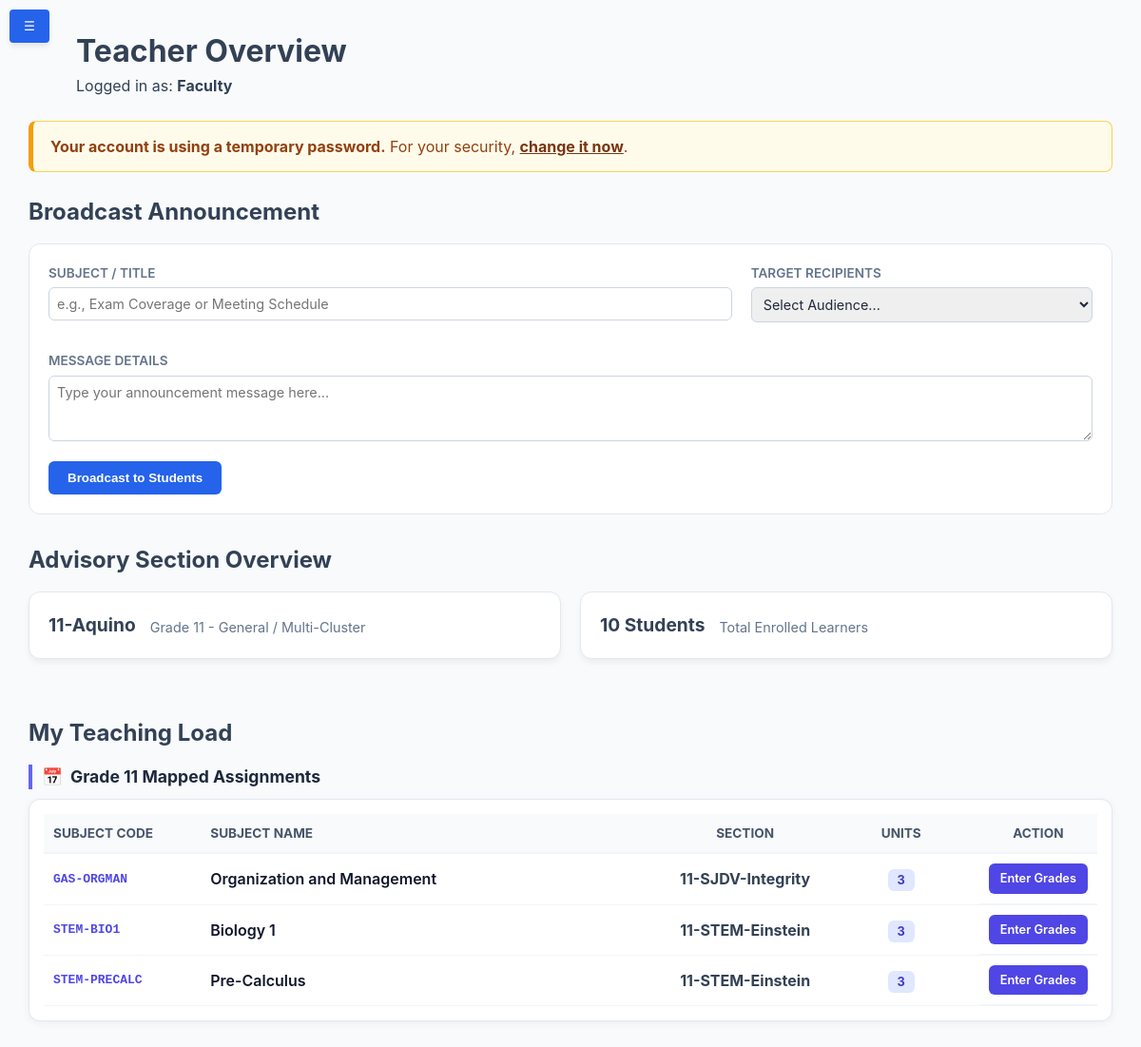
/modules/faculty/faculty_dashboard.php (signed in), run on the app's committed database.
### tables this page shows
CREATE TABLE `sections` (
  `id` int(11) NOT NULL,
  `section_name` varchar(50) NOT NULL,
  `strand_id` int(11) DEFAULT NULL,
  `grade_level` int(11) NOT NULL,
  `adviser_id` int(11) DEFAULT NULL,
  `academic_year` varchar(20) NOT NULL DEFAULT '2026-2027',
  `curriculum_version` enum('Legacy','Strengthened') NOT NULL DEFAULT 'Strengthened'
);

CREATE TABLE `subject_assignments` (
  `id` int(11) NOT NULL,
  `faculty_id` int(11) DEFAULT NULL,
  `subject_id` int(11) DEFAULT NULL,
  `section_id` int(11) DEFAULT NULL,
  `academic_year` varchar(20) NOT NULL DEFAULT '2026-2027',
  `semester` enum('1st Term','2nd Term','3rd Term','1st Sem','2nd Sem','Full Year') NOT NULL DEFAULT '1st Term'
);

CREATE TABLE `subjects` (
  `id` int(11) NOT NULL,
  `curriculum_version` enum('Legacy','Strengthened') NOT NULL DEFAULT 'Strengthened',
  `subject_code` varchar(20) NOT NULL,
  `subject_name` varchar(255) NOT NULL,
  `type` enum('Core','Applied','Specialized','Elective') NOT NULL DEFAULT 'Core',
  `strand_id` int(11) DEFAULT NULL,
  `grade_level` int(11) NOT NULL,
  `term` enum('1st','2nd','3rd','1st Sem','2nd Sem','Full Year') NOT NULL DEFAULT '1st',
  `units` int(11) DEFAULT 3,
  `hours` int(11) DEFAULT 80
);

### modules/faculty/faculty_dashboard.php (the view, shortened to what this page needs)
<?php
$pdo = getDBConnection();
$user_id   = (int) $_SESSION['user_id'];
$user_role = strtolower($_SESSION['role']);
$reset_query = $pdo->prepare("SELECT require_reset FROM users WHERE id = ?");
$reset_query->execute([$user_id]);
$require_password_change = (bool) $reset_query->fetchColumn();
$section_data = null;
if (in_array($user_role, ['adviser', 'faculty'], true)) {
    $section_query = $pdo->prepare("
        SELECT
            s.id,
            s.section_name,
            s.grade_level,
            COALESCE(st.strand_name, 'General / Multi-Cluster') AS strand_name
        FROM sections s
        LEFT JOIN strands st ON s.strand_id = st.id
        WHERE s.adviser_id = :adviser_id
        ORDER BY s.academic_year DESC, s.id DESC
        LIMIT 1
    ");
    $section_query->execute(['adviser_id' => $user_id]);
    $section_data = $section_query->fetch(PDO::FETCH_ASSOC);
}
$load_query = $pdo->prepare("
    SELECT
        sa.id AS assignment_id,
        sa.subject_id,
        sa.section_id,
        s.subject_name,
        s.subject_code,
        s.units,
        s.grade_level AS sub_grade_level,
        sec.section_name,
        sec.grade_level AS sec_grade_level
    FROM subject_assignments sa
    JOIN subjects s ON sa.subject_id = s.id
    JOIN sections sec ON sa.section_id = sec.id
    WHERE sa.faculty_id = :faculty_id
    ORDER BY
        CASE
            WHEN s.grade_level LIKE '%11%' THEN 1
            WHEN s.grade_level LIKE '%12%' THEN 2
            ELSE 3
        END ASC,
        sec.section_name ASC,
        s.subject_name ASC
");
$load_query->execute(['faculty_id' => $user_id]);
$teaching_load_result = $load_query->fetchAll(PDO::FETCH_ASSOC);
$categorized_load = ['Grade 11' => [], 'Grade 12' => [], 'Other' => []];
foreach ($teaching_load_result as $load) {
    if (strpos($load['sub_grade_level'], '11') !== false) {
        $categorized_load['Grade 11'][] = $load;
    } elseif (strpos($load['sub_grade_level'], '12') !== false) {
        $categorized_load['Grade 12'][] = $load;
    } else {
        $categorized_load['Other'][] = $load;
    }
}
$student_count = 0;
if ($section_data) {
    $sec_id = $section_data['id'];
    $count_query = $pdo->prepare("SELECT COUNT(*) as total FROM users WHERE section_id = :sec_id AND role = 'student'");
    $count_query->execute(['sec_id' => $sec_id]);
    $student_count = $count_query->fetch(PDO::FETCH_ASSOC)['total'] ?? 0;
}
?>
<!DOCTYPE html>
<html lang="en">
<head>
    <link rel="stylesheet" href="../../assets/css/dashboard.css">
    <link rel="stylesheet" href="../../assets/css/style.css">
    <link rel="stylesheet" href="../../assets/css/security-lock.css">
</head>
<body>
    <button class="mobile-toggle" id="mobileBurger" onclick="toggleSidebar()">☰</button>
    <div class="dashboard-wrapper">
        <main class="content">
            <header class="content-header" style="margin-bottom: 25px;">
                <h1>Teacher Overview</h1>
                <p>Logged in as: <strong><?php echo ucfirst(htmlspecialchars($user_role)); ?></strong></p>
            </header>
            <?php if ($require_password_change && in_array($user_role, ['faculty', 'adviser'], true)): ?>
                <div class="alert-warning" role="alert" style="background: #fffbeb; border: 1px solid #fcd34d; border-left: 5px solid #f59e0b; border-radius: 8px; color: #92400e; padding: 14px 18px; margin-bottom: 24px;">
                    <strong>Your account is using a temporary password.</strong>
                    For your security, <a href="change_password.php" style="color: #78350f; font-weight: 700;">change it now</a>.
                </div>
            <?php endif; ?>
            <section class="announcement-section" style="margin-bottom: 30px;">
                <h2>Broadcast Announcement</h2>
                <div class="announcement-form" style="background: white; padding: 20px; border-radius: 12px; border: 1px solid #e2e8f0;">
                    <form method="POST">
                        <div style="display: grid; grid-template-columns: 2fr 1fr; gap: 20px; margin-bottom: 15px;">
                            <div class="form-group">
                                <label style="display: block; font-weight: 600; font-size: 0.85rem; margin-bottom: 5px;">Subject / Title</label>
                                <input type="text" name="title" class="form-control" style="width: 100%; padding: 8px; border: 1px solid #cbd5e1; border-radius: 6px;" placeholder="e.g., Exam Coverage or Meeting Schedule" required>
                            </div>
                            <div class="form-group">
                                <label style="display: block; font-weight: 600; font-size: 0.85rem; margin-bottom: 5px;">Target Recipients</label>
                                <select name="target_id" class="form-control" style="width: 100%; padding: 8px; border: 1px solid #cbd5e1; border-radius: 6px;" required>
                                    <option value="">Select Audience...</option>
                                </select>
                            </div>
                        </div>
                        <div class="form-group" style="margin-bottom: 15px;">
                            <label style="display: block; font-weight: 600; font-size: 0.85rem; margin-bottom: 5px;">Message Details</label>
                            <textarea name="message" class="form-control" rows="3" style="width: 100%; padding: 8px; border: 1px solid #cbd5e1; border-radius: 6px;" placeholder="Type your announcement message here..." required></textarea>
                        </div>
                        <button type="submit" name="post_announcement" style="background: #2563eb; color: white; border: none; padding: 10px 20px; border-radius: 6px; cursor: pointer; font-weight: 600;">Broadcast to Students</button>
                    </form>
                </div>
            </section>
            <?php if ($section_data): ?>
                <section style="margin-bottom: 30px;">
                    <h2>Advisory Section Overview</h2>
                    <div class="stats-grid" style="display: grid; grid-template-columns: 1fr 1fr; gap: 20px; margin-top: 15px;">
                        <div class="stat-card" style="background: white; padding: 20px; border-radius: 12px; border: 1px solid #e2e8f0;">
                            <h3 style="margin: 0; font-size: 1.2rem;"><?php echo htmlspecialchars($section_data['section_name']); ?></h3>
                            <p style="color: #64748b; font-size: 0.9rem; margin-top: 5px;">Grade <?php echo htmlspecialchars($section_data['grade_level']); ?> - <?php echo htmlspecialchars($section_data['strand_name']); ?></p>
                        </div>
                        <div class="stat-card" style="background: white; padding: 20px; border-radius: 12px; border: 1px solid #e2e8f0;">
                            <h3 style="margin: 0; font-size: 1.2rem;"><?php echo (int)$student_count; ?> Students</h3>
                            <p style="color: #64748b; font-size: 0.9rem; margin-top: 5px;">Total Enrolled Learners</p>
                        </div>
                    </div>
                </section>
            <?php endif; ?>
            <section style="margin-bottom: 30px;">
                <h2>My Teaching Load</h2>
                <div class="category-container">
                    <?php
                    foreach ($categorized_load as $grade_title => $loads):
                        if (empty($loads)) continue;
                    ?>
                        <div class="category-heading" style="font-weight: 700; color: #1e293b; margin: 15px 0 10px 0;">
                            <span>📅</span> <?php echo htmlspecialchars($grade_title); ?> Mapped Assignments
                        </div>
                        <div class="table-container" style="background: white; padding: 15px; border-radius: 12px; border: 1px solid #e2e8f0; margin-bottom: 20px;">
                            <table class="load-table" style="width: 100%; border-collapse: collapse;">
                                <thead>
                                    <tr style="border-bottom: 2px solid #e2e8f0; text-align: left;">
                                        <th style="width: 15%; padding: 10px;">Subject Code</th>
                                        <th style="width: 45%; padding: 10px;">Subject Name</th>
                                        <th style="width: 15%; padding: 10px; text-align: center;">Section</th>
                                        <th style="width: 15%; padding: 10px; text-align: center;">Units</th>
                                        <th style="width: 10%; padding: 10px; text-align: center;">Action</th>
                                    </tr>
                                </thead>
                                <tbody>
                                    <?php foreach ($loads as $load): ?>
                                        <tr style="border-bottom: 1px solid #f1f5f9;">
                                            <td style="padding: 10px; font-family: monospace; font-weight: 700; color: #4f46e5;"><?php echo htmlspecialchars($load['subject_code']); ?></td>
                                            <td style="padding: 10px; font-weight: 600; color: #0f172a;"><?php echo htmlspecialchars($load['subject_name']); ?></td>
                                            <td style="padding: 10px; text-align: center; font-weight: 700; color: #334155;"><?php echo htmlspecialchars($load['section_name']); ?></td>
                                            <td style="padding: 10px; text-align: center;">
                                                <span style="background: #e0e7ff; color: #4338ca; padding: 4px 10px; border-radius: 6px; font-weight: 700; font-size: 0.8rem;">
                                                    <?php echo htmlspecialchars($load['units'] ?? '0'); ?>
                                                </span>
                                            </td>
                                            <td style="padding: 10px; text-align: center;">
                                                <a href="ecr-inputdata.php?assignment_id=<?php echo $load['assignment_id']; ?>" class="btn-table-action">Enter Grades</a>
                                            </td>
                                        </tr>
                                    <?php endforeach; ?>
                                </tbody>
                            </table>
                        </div>
                    <?php endforeach; ?>
                </div>
            </section>
        </main>
    </div>
</body>
</html>

### assets/css/dashboard.css (style rules this page uses)
:root { --primary-color: #4f46e5; --secondary-color: #6366f1; --success-color: #22c55e; --danger-color: #ef4444; --warning-color: #f59e0b; --bg-gray: #f8fafc; --sidebar-dark: #1e293b; --text-main: #334155; --white: #ffffff; --shadow: 0 4px 6px -1px rgb(0 0 0 / 0.1); }
* { margin: 0; padding: 0; box-sizing: border-box; }
body { font-family: 'Inter', system-ui, -apple-system, sans-serif; background-color: var(--bg-gray); color: var(--text-main); line-height: 1.5; }
.dashboard-wrapper { display: flex; min-height: 100vh; }
.content { flex: 1; margin-left: 0; padding: 2rem; width: 100%; transition: all 0.3s ease; }
.stats-grid { display: grid; grid-template-columns: repeat(auto-fit, minmax(200px, 1fr)); gap: 20px; margin-bottom: 30px; }
.stat-card { background: var(--white); padding: 20px; border-radius: 12px; display: flex; align-items: center; gap: 15px; box-shadow: 0 4px 6px rgba(0,0,0,0.05); border-bottom: 4px solid transparent; transition: transform 0.2s; }
.table-container { background: var(--white); border-radius: 1rem; padding: 1.5rem; box-shadow: var(--shadow); }
table { width: 100%; border-collapse: collapse; }
th { text-align: left; padding: 1rem; background: #f1f5f9; font-size: 0.875rem; }
td { padding: 1rem; border-bottom: 1px solid #e2e8f0; }
thead th { user-select: none; }
input, select, textarea { width: 100%; padding: 0.6rem 0.75rem; border: 1px solid #e2e8f0; border-radius: 0.5rem; font-size: 0.9rem; color: #1e293b; transition: border-color 0.2s; }
.mobile-toggle { display: block !important; position: fixed; top: 15px; left: 15px; z-index: 1100; background: var(--primary-color); color: white; border: none; padding: 10px 15px; border-radius: 5px; cursor: pointer; box-shadow: var(--shadow); }
.content-header { margin-left: 50px; }
td:last-child { display: flex; gap: 10px; justify-content: flex-start; align-items: center; white-space: nowrap; }
.table-container { overflow-x: auto; }
table { min-width: 600px; }

### modules/faculty/faculty_dashboard.php (style rules this page uses)
body { margin: 0; padding: 0; overflow: hidden; background-color: #f8fafc; font-family: 'Inter', system-ui, -apple-system, sans-serif; }
.dashboard-wrapper { display: flex; min-height: 100vh; height: auto; width: 100%; overflow: visible; position: relative; }
main.content { flex-grow: 1; margin-left: 260px; padding: 30px; width: 100%; max-width: 100%; height: 100vh; box-sizing: border-box; display: flex; flex-direction: column; transition: margin-left 0.3s cubic-bezier(0.4, 0, 0.2, 1); overflow-y: auto; }
#sidebar:not(.active) ~ main.content { margin-left: 0; width: 100%; }
.btn-table-action { display: inline-block; background-color: #4f46e5; color: #ffffff; padding: 6px 12px; border-radius: 6px; font-size: 0.8rem; font-weight: 600; text-decoration: none; transition: background 0.2s ease; }
.mobile-toggle { display: block; position: fixed; top: 10px; left: 10px; z-index: 1100; background: #2563eb; color: #ffffff; border: none; padding: 10px 15px; border-radius: 4px; }

### data on the page
sections: section_name "11-Aquino", grade_level "11"
subject_assignments: subject.subject_code "GAS-ORGMAN", subject.subject_name "Organization and Management", section.section_name "11-SJDV-Integrity", subject.units "3"
subject_assignments: subject.subject_code "STEM-BIO1", subject.subject_name "Biology 1", section.section_name "11-STEM-Einstein", subject.units "3"
subject_assignments: subject.subject_code "STEM-PRECALC", subject.subject_name "Pre-Calculus", section.section_name "11-STEM-Einstein", subject.units "3"

### other printed values
$user_role "Faculty"
$section_data['strand_name'] "General / Multi-Cluster"
$student_count "10"
$grade_title "Grade 11"
